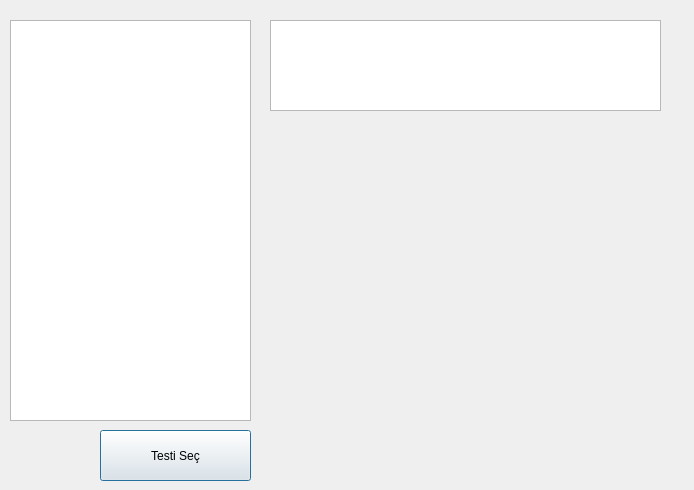
<?xml version="1.0" encoding="UTF-8"?>
<ui version="4.0">
 <class>chooseTestData</class>
 <widget class="QDialog" name="chooseTestData">
  <property name="geometry">
   <rect>
    <x>0</x>
    <y>0</y>
    <width>694</width>
    <height>490</height>
   </rect>
  </property>
  <property name="windowTitle">
   <string>Dialog</string>
  </property>
  <widget class="QListWidget" name="liTests">
   <property name="geometry">
    <rect>
     <x>10</x>
     <y>20</y>
     <width>241</width>
     <height>401</height>
    </rect>
   </property>
  </widget>
  <widget class="QTextBrowser" name="txtTestInfo">
   <property name="enabled">
    <bool>true</bool>
   </property>
   <property name="geometry">
    <rect>
     <x>270</x>
     <y>20</y>
     <width>391</width>
     <height>91</height>
    </rect>
   </property>
  </widget>
  <widget class="QPushButton" name="bChooseTest">
   <property name="geometry">
    <rect>
     <x>100</x>
     <y>430</y>
     <width>151</width>
     <height>51</height>
    </rect>
   </property>
   <property name="text">
    <string>Testi Seç</string>
   </property>
  </widget>
  <widget class="QCustomPlot" name="testPreviewGraph" native="true">
   <property name="geometry">
    <rect>
     <x>270</x>
     <y>140</y>
     <width>391</width>
     <height>281</height>
    </rect>
   </property>
  </widget>
 </widget>
 <customwidgets>
  <customwidget>
   <class>QCustomPlot</class>
   <extends>QWidget</extends>
   <header>qcustomplot.h</header>
   <container>1</container>
  </customwidget>
 </customwidgets>
 <resources/>
 <connections>
  <connection>
   <sender>bChooseTest</sender>
   <signal>clicked()</signal>
   <receiver>chooseTestData</receiver>
   <slot>accept()</slot>
   <hints>
    <hint type="sourcelabel">
     <x>208</x>
     <y>460</y>
    </hint>
    <hint type="destinationlabel">
     <x>295</x>
     <y>450</y>
    </hint>
   </hints>
  </connection>
 </connections>
</ui>
